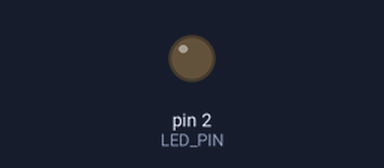
Simulated run of this sketch. Board: Arduino Uno, built with avr-gcc and run on an emulated ATmega328P. Parts: output pins drawn as LEDs (lit = HIGH).

Above: at 0.64 s.
At 4.5 s:
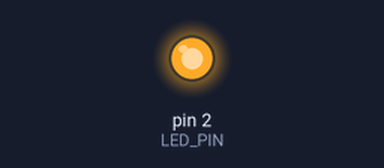
Timing chart, 0 to 6.6 s (numbered marks = the images above):
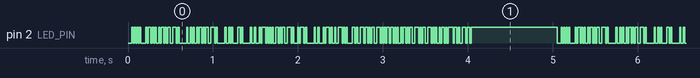

Measured:
- by itself, pin 2 (LED_PIN): moves between LOW and HIGH, repeating every 5.1 s
- by itself, everything shown: repeats every 5.1 s, in 18 steps

The sketch:

transmitter.ino
```cpp
#define LED_PIN 2
#define BUTTON_PIN A0
#define PERIOD 15


char* string = "This is a test transmission";
int string_length;

void setup()
{
  pinMode(LED_PIN, OUTPUT);
  //pinMode(BUTTON_PIN, INPUT_PULLUP);
  string_length = strlen(string);
}

void loop()
{
  for(int i = 0; i < string_length; i ++)
  {
    send_byte(string[i]);
  }
  delay(1000);
}

void send_byte(char my_byte)
{
  digitalWrite(LED_PIN, LOW);
  delay(PERIOD);

  //transmission of bits
  for(int i = 0; i < 8; i++)
  {
    digitalWrite(LED_PIN, (my_byte&(0x01 << i))!=0 );
    delay(PERIOD);
  }

  digitalWrite(LED_PIN, HIGH);
  delay(PERIOD);

}
```
